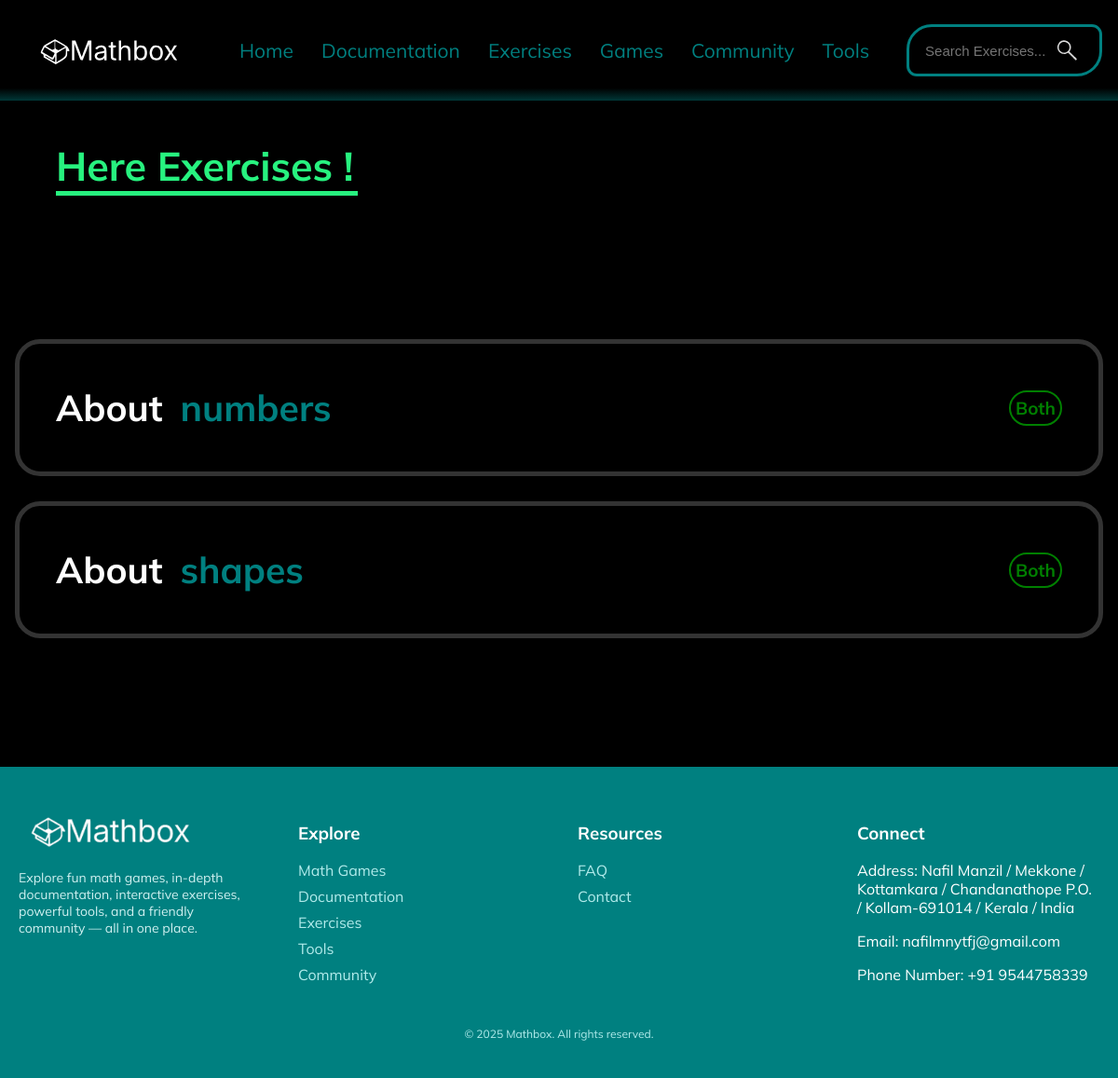
The page /exercises/ on the database its author committed.
### web/models.py (models this page shows, shortened)
class Exercises(models.Model):
    about = models.CharField(max_length=270)
    css = models.TextField(verbose_name="CSS Code")
    js = models.TextField(verbose_name="JavaScript Code")
    html = models.TextField(verbose_name="HTML Code")
    type = models.CharField(max_length=270, choices=CATEGORY)

### web/views.py (the view)
# urls.py: path("exercises/", exercises, name="exercises"),
def exercises(request):
    contents = Exercises.objects.all()
    if 'search' in request.GET:
        search_term = request.GET['search'].lower()
        contents = sorted(contents,
                      key=lambda x: search_term in x.about.lower(),
                      reverse=True)
    context = {
        "contents": contents,
    }
    return render(request, "exercise.html", context=context)

### templates/exercise.html (shortened to what this page needs)
<!DOCTYPE html>
<html lang="en">
<head>
  {% load static %}
    <link rel="stylesheet" href="{% static './css/style.css' %}">
</head>
<body>
  <header>
    <h1>
        <a href="#">
            <img src="{% static './images/logo-text.svg' %}" alt=""/>
        </a>
    </h1>
    <nav>
        <ul>
            <li><a href="{% url 'web:index' %}">Home</a></li>
            <li><a href="{% url 'web:documentation' %}">Documentation</a></li>
            <li><a href="{% url 'web:exercises' %}">Exercises</a></li>
            <li><a href="{% url 'web:games' %}">Games</a></li>
            <li><a href="{% url 'web:community' %}">Community</a></li></a></li>
            <li><a href="{% url 'web:tools' %}">Tools</a></li>
        </ul>
    </nav>
    <ul>
        <li>
            <div class="form">
                <input type="text" placeholder="Search Exercises..." class="search-input" id="exerciseSearch"/>
                <img src="{% static './images/search.svg' %}" alt=""/>
            </div>
        </li>
    </ul>
  </header>
    <section class="list">
        <section class="wrapper">
            <h1>Here Exercises !</h1>
            <div class="flex" id="exerciseContainer">
              {% for exercise in contents %}
                  <a href="{% url 'web:exercise' exercise.about|urlencode %}" class="exercise-card" data-name="{{ exercise.about|lower }}" style="justify-content: space-between;padding-left: 39px;padding-right: 39px;">
                    <div class="content" style="display: flex;justify-content: center;align-items: center;">
                      <h3 class="about" style="font-size: 39px;">About</h3>
                      <h3 class="sec" style="font-size: 39px;color: teal;border: none;padding: 0px;">{{ exercise.about }}</h3>
                    </div>
                    <h4 class="h4" style="font-size: 19px;color: green;border: green 2px solid;border-radius: 33px;padding: 5px;">{{ exercise.get_type_display }}</h4>
                  </a>
              {% endfor %}
            </div>
        </section>
    </section>
    <footer class="footer">
      <div class="footer-container">
        <div class="footer-section">
          <img src="{% static './images/logo-text.png' %}" alt=""/>
          <p class="footer-description">
            Explore fun math games, in-depth documentation, interactive exercises, powerful tools, and a friendly community — all in one place.
          </p>
        </div>
        <div class="footer-section">
          <h3>Explore</h3>
          <ul>
            <li><a href="{% url 'web:games' %}">Math Games</a></li>
            <li><a href="{% url 'web:documentation' %}">Documentation</a></li>
            <li><a href="{% url 'web:exercises' %}">Exercises</a></li>
            <li><a href="{% url 'web:tools' %}">Tools</a></li>
            <li><a href="{% url 'web:community' %}">Community</a></li>
          </ul>
        </div>
        <div class="footer-section">
          <h3>Resources</h3>
          <ul>
              <li><a href="{% url 'web:index' %}">FAQ</a></li>
              <li><a href="">Contact</a></li>
          </ul>
        </div>
        <div class="footer-section">
          <h3>Connect</h3>
          <p>Address: Nafil Manzil / Mekkone / Kottamkara / Chandanathope P.O. / Kollam-691014 / Kerala / India</p>
          <p>Email: nafilmnytfj@gmail.com</p>
          <p>Phone Number: +91 9544758339</p>
        </div>
      </div>
      <div class="footer-bottom">
        &copy; 2025 Mathbox. All rights reserved.
      </div>
    </footer>
</body>
</html>

### static/css/style.css (style rules this page uses)
body { margin: 0; background: #000; font-family: mulish; }
ul { list-style: none; }
a { text-decoration: none; }
h1 { font-size: 39px; color: #fff; }
p { overflow-wrap: break-word; }
header { display: flex; align-items: center; justify-content: space-between; padding: 19px 50px; height: 70px; background: linear-gradient(#000, #000, #000, #000, #000, #000, #000, #000, rgb(0, 55, 55)); }
header h1 a img { width: 200px; filter: invert(100%); height: 195px; margin-bottom: -13px; margin-left: -33px; }
header nav ul { display: flex; align-items: center; justify-content: space-between; list-style: none; gap: 30px; }
header nav ul li a { text-decoration: none; color: teal; font-size: 21px; }
header ul { display: flex; align-items: center; justify-content: space-between; }
header ul li div.form { display: flex; align-items: center; justify-content: space-between; border: 3px solid teal; border-radius: 11px; border-top-left-radius: 27px; border-bottom-right-radius: 27px; padding: 5px 15px; }
header ul li div.form input { outline: none; background: none; border: none; font-size: 15px; width: 130px; color: teal; }
header ul li div.form img { width: 40px; filter: invert(100%); }
section.wrapper { width: 90%; margin: 0 auto; }
div.flex { display: flex; flex-direction: column; align-items: center; padding-top: 111px; }
.footer { margin-top: 111px; background-color: teal; color: white; padding: 40px 20px; }
.footer-container { max-width: 1200px; margin: 0 auto; display: grid; grid-template-columns: repeat(auto-fit, minmax(220px, 1fr)); gap: 40px; }
.footer-description { font-size: 14px; margin-top: 10px; color: #d0f0f0; }
.footer-section img { filter: invert(100%); width: 200px; }
.footer-section ul { list-style: none; padding: 0; }
.footer-section ul li { margin-bottom: 8px; }
div.footer-section ul li a { color: #b2ebeb; text-decoration: none; }
.footer-bottom { text-align: center; margin-top: 30px; font-size: 12px; color: #b2ebeb; }
section.list h1 { font-size: 45px; color: #27f27f; width: 30%; display: block; border-bottom: #27f27f solid 5px; }
section.list div.flex { display: flex; flex-direction: column; justify-content: space-between; align-items: center; }
section.list div.flex a.exercise-card { border-radius: 27px; color: #111; border: 5px solid #333; padding: 5px; width: 100%; color: #fff; display: flex; align-items: center; justify-content: space-between; margin-bottom: 27px; }
section.list div.flex a.exercise-card div.content { display: flex; flex-direction: row; justify-content: center; align-items: center; }
section.list div.flex a.exercise-card h3.about { color: #fff; font-size: 33px; margin-right: 19px; }
section.list div.flex a.exercise-card h3.sec { color: teal; font-size: 33px; }
@media screen and (max-width: 1200px) { section.list h1 { font-size: 43px; } }

### rows shown on the page
Exercises: about "numbers", type "Both"
Exercises: about "shapes", type "Both"
